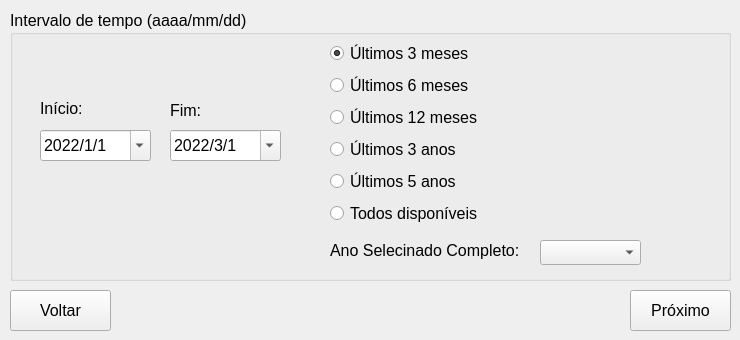
   <widget class="QWidget" name="tab_2">
    <attribute name="title">
     <string>Passo 4</string>
    </attribute>
    <widget class="QLabel" name="label_18">
     <property name="geometry">
      <rect>
       <x>10</x>
       <y>110</y>
       <width>191</width>
       <height>16</height>
      </rect>
     </property>
     <property name="lineWidth">
      <number>1</number>
     </property>
     <property name="text">
      <string/>
     </property>
     <property name="textFormat">
      <enum>Qt::RichText</enum>
     </property>
     <property name="scaledContents">
      <bool>false</bool>
     </property>
     <property name="wordWrap">
      <bool>false</bool>
     </property>
    </widget>
    <widget class="QGroupBox" name="groupBox_3">
     <property name="geometry">
      <rect>
       <x>10</x>
       <y>10</y>
       <width>721</width>
       <height>271</height>
      </rect>
     </property>
     <property name="font">
      <font>
       <pointsize>12</pointsize>
      </font>
     </property>
     <property name="title">
      <string>Intervalo de tempo (aaaa/mm/dd):</string>
     </property>
     <widget class="QDateEdit" name="finaledit">
      <property name="geometry">
       <rect>
        <x>160</x>
        <y>120</y>
        <width>111</width>
        <height>31</height>
       </rect>
      </property>
      <property name="font">
       <font>
        <pointsize>12</pointsize>
       </font>
      </property>
      <property name="dateTime">
       <datetime>
        <hour>0</hour>
        <minute>0</minute>
        <second>0</second>
        <year>2022</year>
        <month>3</month>
        <day>1</day>
       </datetime>
      </property>
      <property name="currentSection">
       <enum>QDateTimeEdit::YearSection</enum>
      </property>
      <property name="displayFormat">
       <string>yyyy/M/d</string>
      </property>
      <property name="calendarPopup">
       <bool>true</bool>
      </property>
      <property name="timeSpec">
       <enum>Qt::LocalTime</enum>
      </property>
      <property name="date">
       <date>
        <year>2022</year>
        <month>3</month>
        <day>1</day>
       </date>
      </property>
     </widget>
     <widget class="QDateEdit" name="incioedit">
      <property name="geometry">
       <rect>
        <x>30</x>
        <y>120</y>
        <width>111</width>
        <height>31</height>
       </rect>
      </property>
      <property name="font">
       <font>
        <pointsize>12</pointsize>
       </font>
      </property>
      <property name="dateTime">
       <datetime>
        <hour>0</hour>
        <minute>0</minute>
        <second>0</second>
        <year>2022</year>
        <month>1</month>
        <day>1</day>
       </datetime>
      </property>
      <property name="displayFormat">
       <string>yyyy/M/d</string>
      </property>
      <property name="calendarPopup">
       <bool>true</bool>
      </property>
      <property name="date">
       <date>
        <year>2022</year>
        <month>1</month>
        <day>1</day>
       </date>
      </property>
     </widget>
     <widget class="QLabel" name="label_19">
      <property name="geometry">
       <rect>
        <x>30</x>
        <y>90</y>
        <width>91</width>
        <height>16</height>
       </rect>
      </property>
      <property name="font">
       <font>
        <pointsize>12</pointsize>
       </font>
      </property>
      <property name="text">
       <string>Início:</string>
      </property>
      <property name="textFormat">
       <enum>Qt::AutoText</enum>
      </property>
      <property name="scaledContents">
       <bool>false</bool>
      </property>
      <property name="wordWrap">
       <bool>false</bool>
      </property>
     </widget>
     <widget class="QLabel" name="label_20">
      <property name="geometry">
       <rect>
        <x>160</x>
        <y>90</y>
        <width>81</width>
        <height>20</height>
       </rect>
      </property>
      <property name="font">
       <font>
        <pointsize>12</pointsize>
       </font>
      </property>
      <property name="text">
       <string>Fim:</string>
      </property>
      <property name="textFormat">
       <enum>Qt::AutoText</enum>
      </property>
      <property name="scaledContents">
       <bool>false</bool>
      </property>
      <property name="wordWrap">
       <bool>false</bool>
      </property>
     </widget>
     <widget class="QWidget" name="gridLayoutWidget">
      <property name="geometry">
       <rect>
        <x>320</x>
        <y>30</y>
        <width>311</width>
        <height>191</height>
       </rect>
      </property>
      <layout class="QGridLayout" name="gridLayout">
       <item row="1" column="0">
        <widget class="QRadioButton" name="radioButton_6months">
         <property name="font">
          <font>
           <pointsize>12</pointsize>
          </font>
         </property>
         <property name="text">
          <string>Últimos 6 meses</string>
         </property>
        </widget>
       </item>
       <item row="7" column="0">
        <widget class="QRadioButton" name="radioButton_5years">
         <property name="font">
          <font>
           <pointsize>12</pointsize>
          </font>
         </property>
         <property name="text">
          <string>Últimos 5 anos</string>
         </property>
         <property name="checked">
          <bool>false</bool>
         </property>
        </widget>
       </item>
       <item row="3" column="0">
        <widget class="QRadioButton" name="radioButton_3years">
         <property name="font">
          <font>
           <pointsize>12</pointsize>
          </font>
         </property>
         <property name="text">
          <string>Últimos 3 anos</string>
         </property>
        </widget>
       </item>
       <item row="2" column="0">
        <widget class="QRadioButton" name="radioButton_12months">
         <property name="font">
          <font>
           <pointsize>12</pointsize>
          </font>
         </property>
         <property name="text">
          <string>Últimos 12 meses</string>
         </property>
         <property name="checked">
          <bool>false</bool>
         </property>
        </widget>
       </item>
       <item row="8" column="0">
        <widget class="QRadioButton" name="radioButton_all">
         <property name="font">
          <font>
           <pointsize>12</pointsize>
          </font>
         </property>
         <property name="text">
          <string>Todos disponíveis</string>
         </property>
         <property name="checked">
          <bool>false</bool>
         </property>
        </widget>
       </item>
       <item row="0" column="0">
        <widget class="QRadioButton" name="radioButton_3months">
         <property name="font">
          <font>
           <pointsize>12</pointsize>
          </font>
         </property>
         <property name="text">
          <string>Últimos 3 meses</string>
         </property>
         <property name="checked">
          <bool>true</bool>
         </property>
        </widget>
       </item>
      </layout>
     </widget>
     <widget class="QComboBox" name="combo_year">
      <property name="geometry">
       <rect>
        <x>530</x>
        <y>230</y>
        <width>101</width>
        <height>25</height>
       </rect>
      </property>
     </widget>
     <widget class="QLabel" name="label_8">
      <property name="geometry">
       <rect>
        <x>320</x>
        <y>230</y>
        <width>201</width>
        <height>21</height>
       </rect>
      </property>
      <property name="font">
       <font>
        <pointsize>12</pointsize>
       </font>
      </property>
      <property name="text">
       <string>Ano Selecinado Completo:</string>
      </property>
     </widget>
    </widget>
    <widget class="QPushButton" name="QPushButton_back_2">
     <property name="enabled">
      <bool>true</bool>
     </property>
     <property name="geometry">
      <rect>
       <x>10</x>
       <y>290</y>
       <width>101</width>
       <height>41</height>
      </rect>
     </property>
     <property name="font">
      <font>
       <pointsize>12</pointsize>
      </font>
     </property>
     <property name="text">
      <string>Voltar</string>
     </property>
     <property name="icon">
      <iconset>
       <normaloff>medias/icons8-back-button-50.png</normaloff>medias/icons8-back-button-50.png</iconset>
     </property>
    </widget>
    <widget class="QPushButton" name="QPushButton_next_2">
     <property name="geometry">
      <rect>
       <x>630</x>
       <y>290</y>
       <width>101</width>
       <height>41</height>
      </rect>
     </property>
     <property name="font">
      <font>
       <pointsize>12</pointsize>
      </font>
     </property>
     <property name="text">
      <string>Próximo</string>
     </property>
     <property name="icon">
      <iconset>
       <normaloff>medias/icons8-forward-button-50.png</normaloff>medias/icons8-forward-button-50.png</iconset>
     </property>
    </widget>
   </widget>
